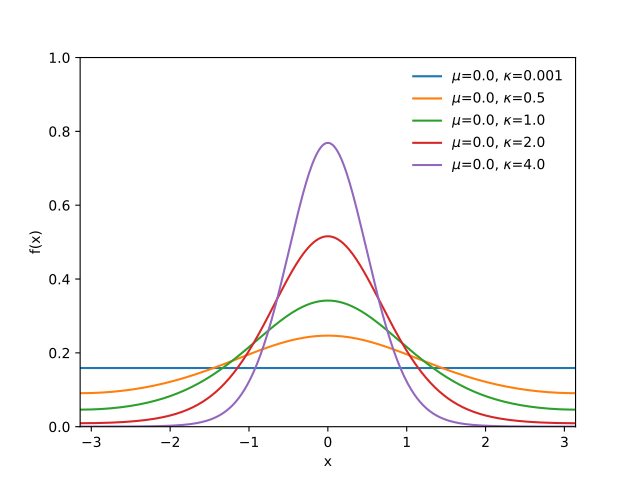

This figure's Python source:
import matplotlib.pyplot as plt
import numpy as np
import scipy.stats as st
x = np.linspace(-np.pi, np.pi, 1000)
fig, ax = plt.subplots()
f = lambda mu, kappa : st.vonmises.pdf(x, kappa, loc=mu)
plot_pdf = lambda mu, kappa : ax.plot(x, f(mu, kappa), label=r'$\mu$={0}, $\kappa$={1}'.format(mu, kappa))
plot_pdf(0.0,0.001)
plot_pdf(0.0,0.5)
plot_pdf(0.0,1.0)
plot_pdf(0.0,2.0)
plot_pdf(0.0,4.0)
plt.legend(loc='upper right', frameon=False)
ax.set(xlim=[-np.pi,np.pi], ylim=[0,1.0], xlabel='x', ylabel='f(x)')
plt.show()
